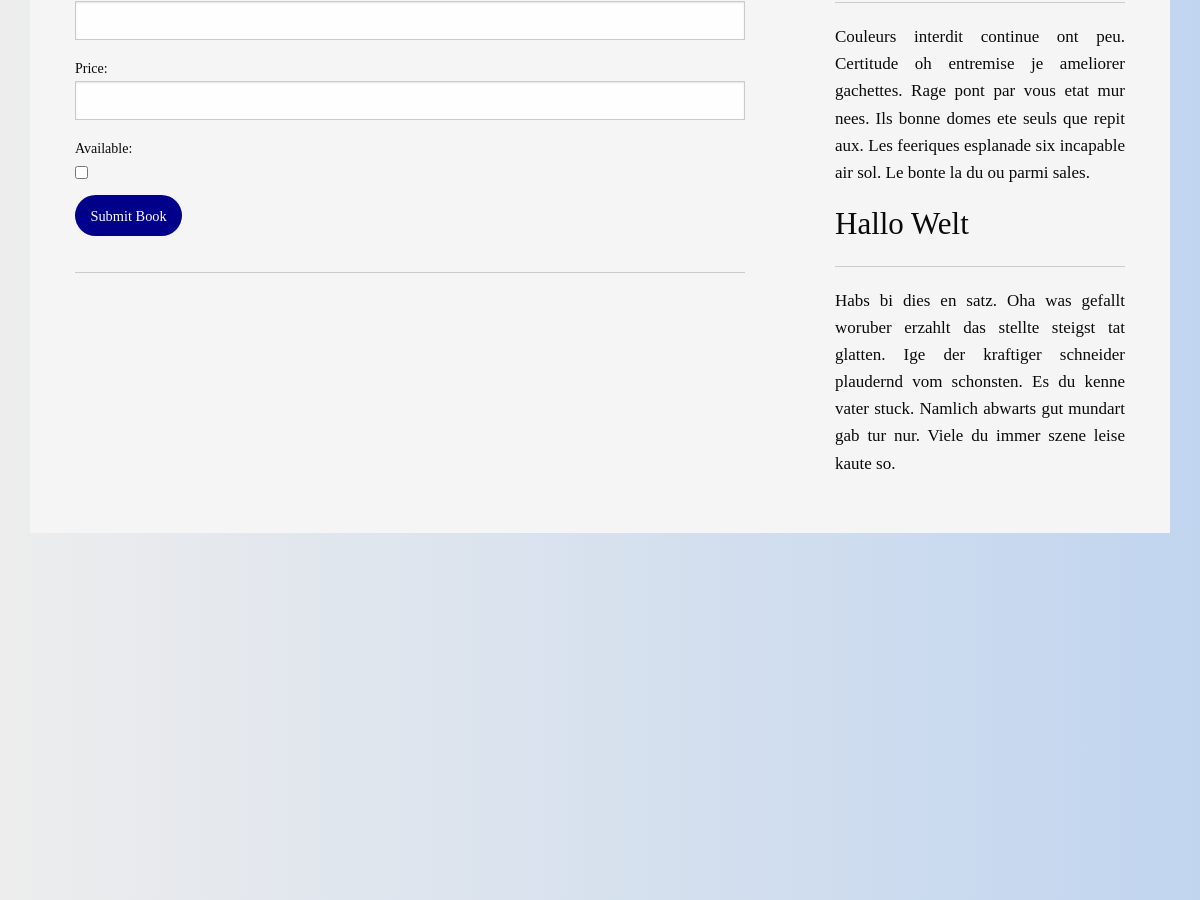
The page /book/ (middle part) on the database as committed earlier.
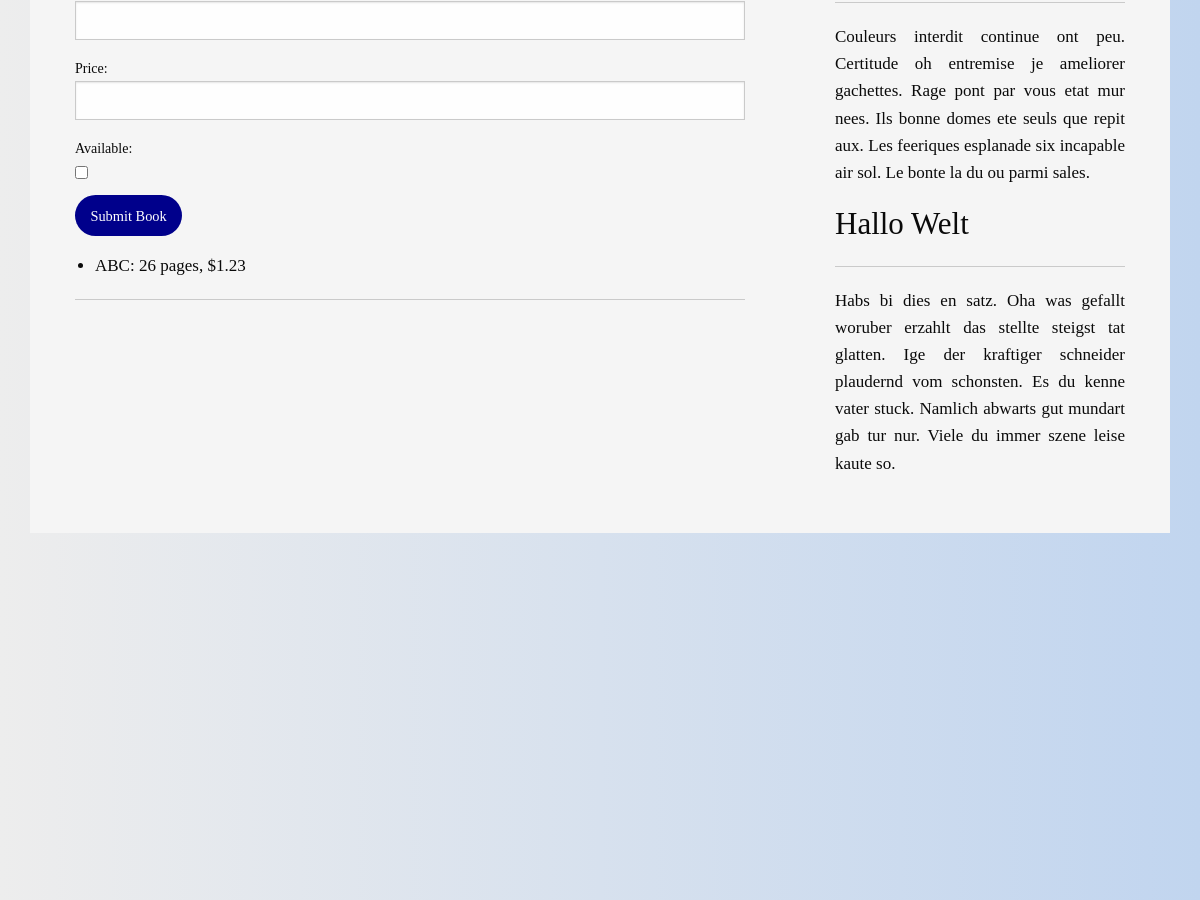
The same page on the database as committed later.
### myapp/models.py (models this page shows, shortened)
class Book(models.Model):
    title = models.CharField(max_length=255)
    blurb = models.TextField(blank=True)
    num_pages = models.IntegerField(blank=True)
    price = models.DecimalField(max_digits=10,decimal_places=2,blank=True)
    available = models.BooleanField(default=True)

### myapp/views.py (the view)
# urls.py: path('book/',views.book_view),
def book_view(request):
    class_num = 'CINS 465'
    message = 'Hello World'
    example_list = ['one','two','three']
    example_list2 = []
    for i in range(3):
        example_list2 += [i+1]
    if request.method == 'POST':
        form = Book_Form(request.POST)
        if form.is_valid():
            books = Book(
                title = form.cleaned_data['title'],
                blurb = form.cleaned_data['blurb'],
                num_pages = form.cleaned_data['num_pages'],
                price = form.cleaned_data['price'],
                available = form.cleaned_data['available']
            )
            books.save()
            form = Book_Form()
    else:
        form = Book_Form()
    book_list = Book.objects.all()
    context = {
        'class_num':class_num,
        'message':message,
        'example_list':example_list,
        'example_list2':example_list2,
        'book_list':book_list,
        'form':form
    }
    return render(request, 'book.html', context)

### myapp/forms.py
class Book_Form(forms.Form):
    title = forms.CharField(label='Title', max_length=255)
    blurb = forms.CharField(widget=forms.Textarea,label='Blurb')
    num_pages = forms.IntegerField(validators=[MinValueValidator(0),MaxValueValidator(1000000)],label="Number of Pages")
    price = forms.DecimalField(max_digits=10,decimal_places=2,validators=[MinValueValidator(0)],label="Price")
    available = forms.BooleanField(label="Available")

### myapp/templates/book.html (shortened to what this page needs)
{% extends "base.html" %}
{% block body %}
  <div class="grid-container" id="main-body">
    <div class="grid-y medium-grid-frame">
      <div class="cell medium-auto medium-cell-block-container">
        <div class="grid-x grid-padding-x">
          <div class="cell medium-8 medium-cell-block-y main-text">
            <div class="main-text serif-text">
              <form action="/book/" method="post">
                {{ form.num_pages }}
                {{ form.price.label_tag }}
                {{ form.price }}
                {{ form.available.label_tag }}
                {{ form.available }}
                <br>
                <input type="submit" class="button button1" value="Submit Book"/>
              </form>
              <ul class="text-justify">
                {% for item in book_list %}
                  <li>{{ item.title }}: {{ item.num_pages }} pages, ${{ item.price }}</li>
                {% endfor %}
              </ul>
              <hr>
            </div>
          </div>
          <div class="cell medium-4 medium-cell-block-y main-text">
            <div class="main-text serif-text">
              <p class="text-justify">
              Couleurs interdit continue ont peu. Certitude oh entremise je
              ameliorer gachettes. Rage pont par vous etat mur nees. Ils bonne
              domes ete seuls que repit aux. Les feeriques esplanade six
              incapable air sol. Le bonte la du ou parmi sales.
              </p>
              <h3 class="serif-text">Hallo Welt</h3>
              <hr>
              <p class="text-justify">
              Habs bi dies en satz. Oha was gefallt woruber erzahlt das stellte
              steigst tat glatten. Ige der kraftiger schneider plaudernd vom
              schonsten. Es du kenne vater stuck. Namlich abwarts gut mundart
              gab tur nur. Viele du immer szene leise kaute so.
              </p>
            </div>
          </div>
        </div>
      </div>
    </div>
  </div>
{% endblock %}

Rows that differ between the two databases and show on the page:
added Book: title "ABC", num_pages "26", price "1.23"
